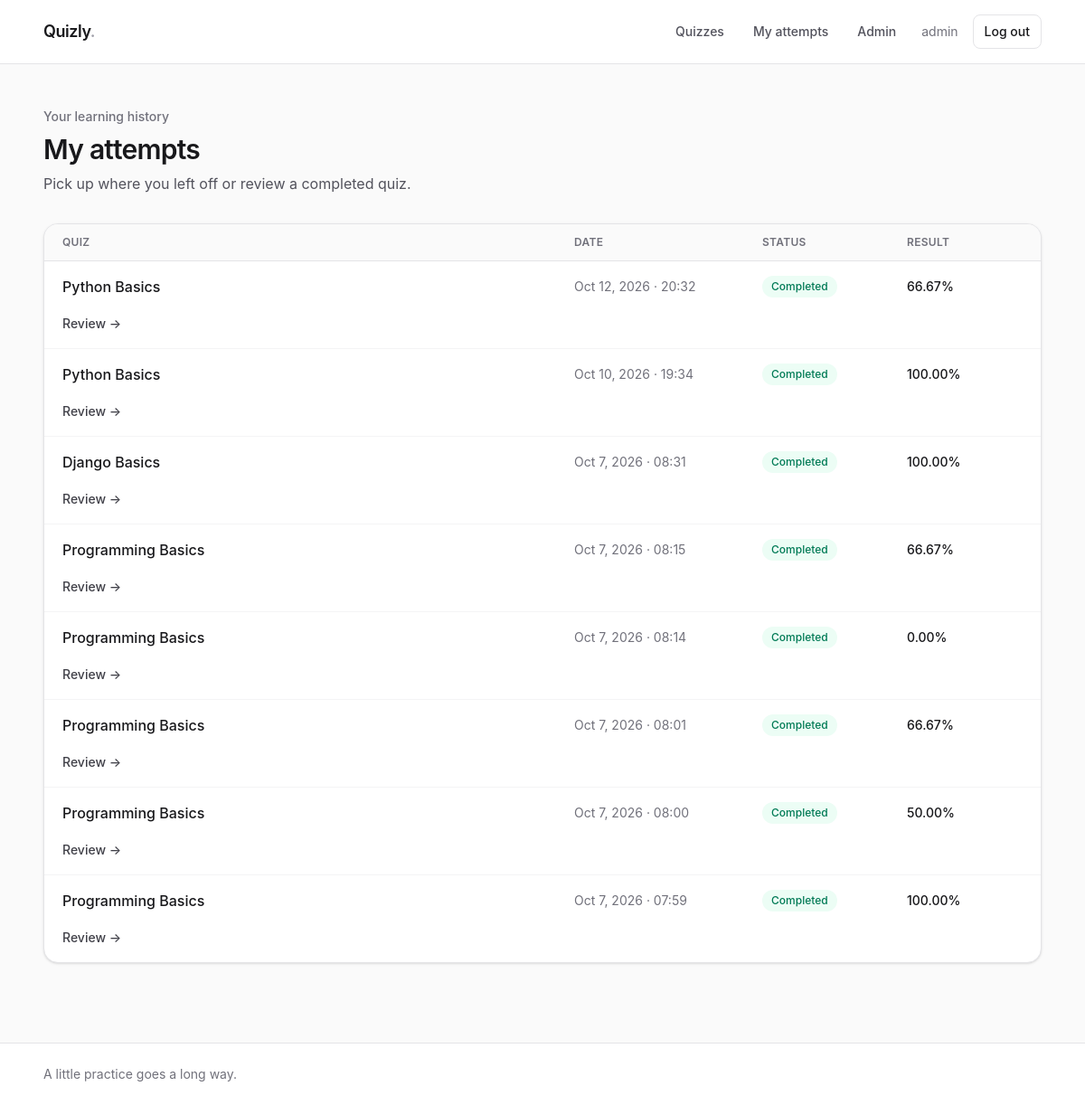
/my-attempts/ (signed in), run on an earlier commit of the app's database.
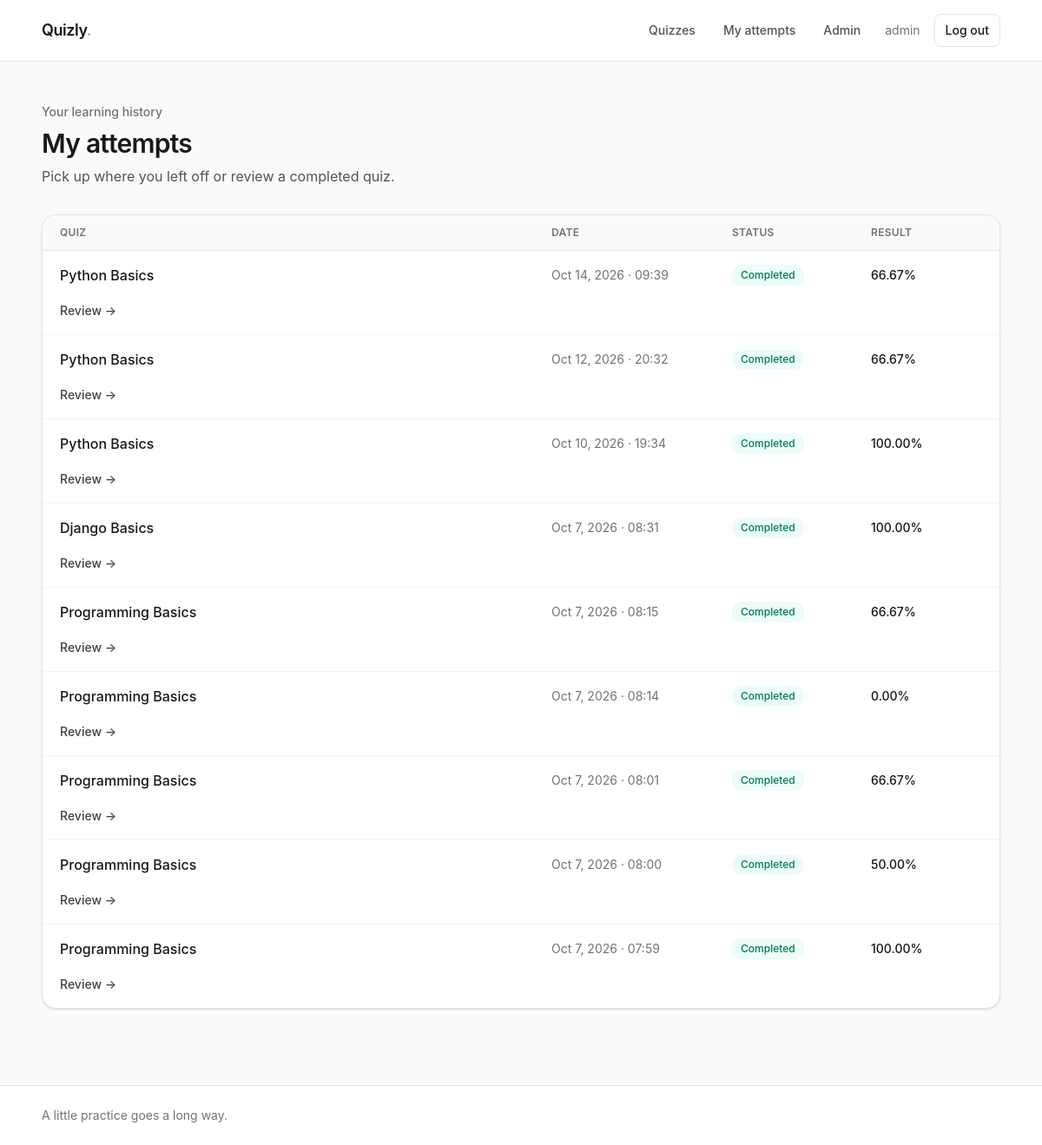
And on a later commit of the database.
### quizzes/models.py (models this page shows, shortened)
class QuizAttempt(models.Model):
    class Status(models.TextChoices):
        IN_PROGRESS = "in_progress", "In progress"
        COMPLETED = "completed", "Completed"
        ABANDONED = "abandoned", "Abandoned"
    quiz = models.ForeignKey(Quiz, on_delete=models.PROTECT, related_name="attempts")
    user = models.ForeignKey(settings.AUTH_USER_MODEL, on_delete=models.PROTECT, related_name="quiz_attempts")
    status = models.CharField(max_length=20, choices=Status.choices, default=Status.IN_PROGRESS, db_index=True)
    total_questions = models.PositiveIntegerField(default=0)
    correct_answers = models.PositiveIntegerField(default=0)
    wrong_answers = models.PositiveIntegerField(default=0)
    total_points = models.PositiveIntegerField(default=0)
    earned_points = models.PositiveIntegerField(default=0)
    score = models.DecimalField(max_digits=5, decimal_places=2, default=0.00)
    started_at = models.DateTimeField()
    completed_at = models.DateTimeField(null=True, blank=True)
    created_at = models.DateTimeField(auto_now_add=True)
    updated_at = models.DateTimeField(auto_now=True)

class Quiz(models.Model):
    class Status(models.TextChoices):
        DRAFT = "draft", "Draft"
        PUBLISHED = "published", "Published"
    category = models.ForeignKey(Category, on_delete=models.PROTECT, related_name="quizzes")
    author = models.ForeignKey(settings.AUTH_USER_MODEL, on_delete=models.PROTECT, related_name="quizzes")
    title = models.CharField(max_length=255)
    slug = models.SlugField(max_length=255, unique=True)
    description = models.TextField(null=True, blank=True)
    status = models.CharField(max_length=20, choices=Status.choices, default=Status.DRAFT, db_index=True)
    time_limit = models.PositiveIntegerField(null=True, blank=True)
    created_at = models.DateTimeField(auto_now_add=True)
    updated_at = models.DateTimeField(auto_now=True)

### quizzes/views.py (the view)
# urls.py: path("my-attempts/", views.my_attempts, name="my_attempts"),
@login_required
def my_attempts(request):
    attempts = QuizAttempt.objects.filter(user=request.user).select_related("quiz")
    return render(request, "quizzes/my_attempts.html", {"attempts": attempts.order_by("-started_at")})

### quizzes/templates/quizzes/my_attempts.html (shortened to what this page needs)
{% extends "base.html" %}
{% block content %}
<div class="mb-8">
    <p class="text-sm font-medium text-zinc-500">Your learning history</p>
    <h1 class="mt-2 text-3xl font-semibold tracking-tight">My attempts</h1>
    <p class="mt-2 text-zinc-600">Pick up where you left off or review a completed quiz.</p>
</div>
{% if attempts %}
    <div class="overflow-hidden rounded-2xl border border-zinc-200 bg-white shadow-sm">
        <div class="hidden grid-cols-[minmax(0,1fr)_12rem_9rem_8rem] gap-4 border-b border-zinc-200 bg-zinc-50 px-5 py-3 text-xs font-semibold uppercase tracking-wide text-zinc-500 sm:grid">
            <span>Quiz</span>
            <span>Date</span>
            <span>Status</span>
            <span>Result</span>
        </div>
        <div class="divide-y divide-zinc-100">
            {% for attempt in attempts %}
                <div class="grid gap-3 px-5 py-4 sm:grid-cols-[minmax(0,1fr)_12rem_9rem_8rem] sm:items-center sm:gap-4">
                    <div>
                        <a class="font-medium hover:underline" href="{% url 'quiz_detail' attempt.quiz.slug %}">{{ attempt.quiz.title }}</a>
                    </div>
                    <span class="hidden text-sm text-zinc-500 sm:block">{{ attempt.started_at|date:"M j, Y · H:i" }}</span>
                    <span class="w-fit rounded-full px-2.5 py-1 text-xs font-medium {% if attempt.status == 'completed' %}bg-emerald-50 text-emerald-700{% elif attempt.status == 'in_progress' %}bg-amber-50 text-amber-700{% else %}bg-zinc-100 text-zinc-600{% endif %}">
                        {{ attempt.get_status_display }}
                    </span>
                    <div class="flex items-center justify-between sm:justify-start">
                        {% if attempt.status == "completed" %}
                            <span class="text-sm font-medium">{{ attempt.score }}%</span>
                        {% elif attempt.status == "in_progress" %}
                            <a class="text-sm font-medium text-zinc-700 hover:text-zinc-950" href="{% url 'attempt_take' attempt.pk %}">
                                Continue →
                            </a>
                        {% else %}
                            <span class="text-sm text-zinc-400">—</span>
                        {% endif %}
                    </div>
                    <div class="hidden sm:block">
                        {% if attempt.status == "completed" %}
                            <a class="text-sm font-medium text-zinc-700 hover:text-zinc-950" href="{% url 'attempt_result' attempt.pk %}">
                                Review →
                            </a>
                        {% endif %}
                    </div>
                </div>
            {% endfor %}
        </div>
    </div>
{% endif %}
{% endblock %}

What changed in the data, as far as the page shows it:
added QuizAttempt: quiz "Python Basics", started_at "Oct 14, 2026 · 09:39", status "Completed", score "66.67", shows "Review →"
